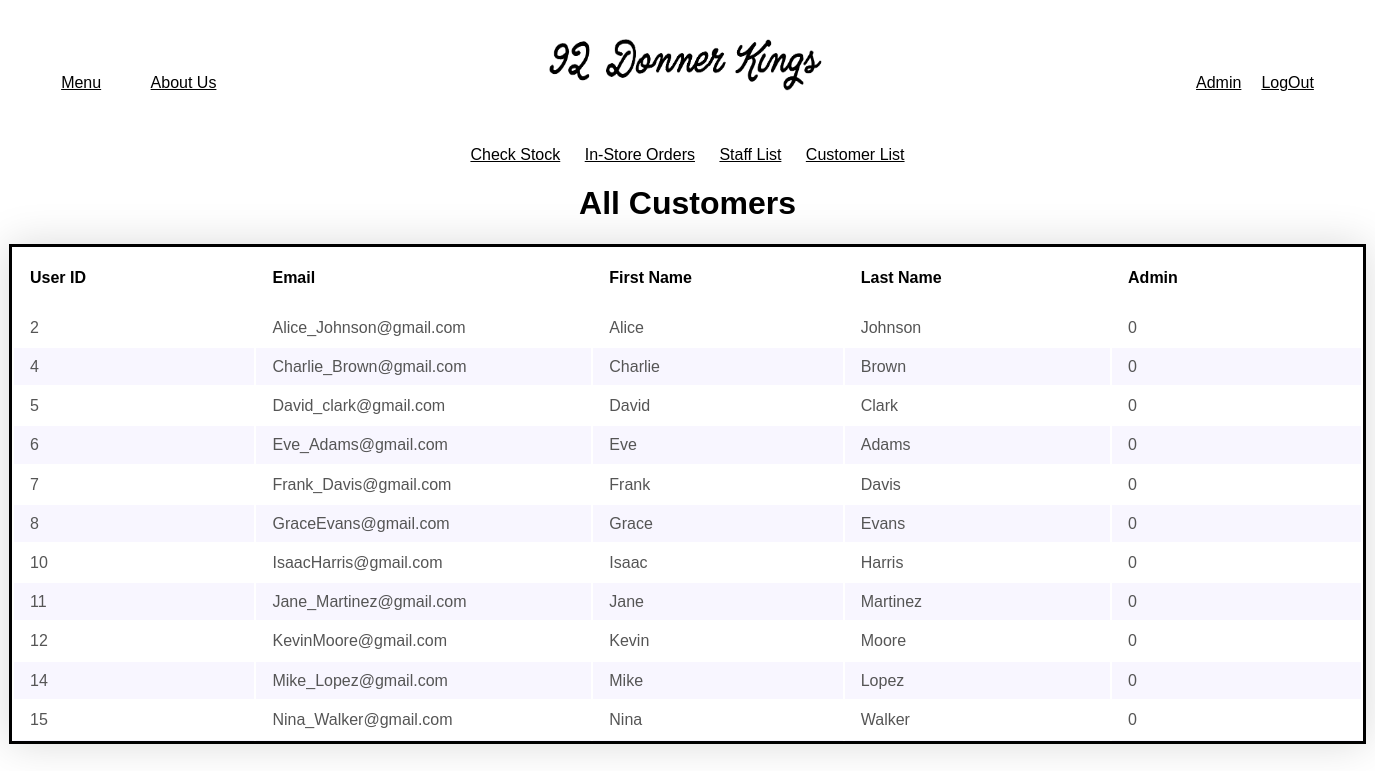
Page /website/admin/customer_list.php (signed in) on the committed database.
### tables this page shows
CREATE TABLE `users` (
  `user_id` int(25) NOT NULL,
  `email` varchar(255) NOT NULL,
  `pass` varchar(255) NOT NULL,
  `first_name` varchar(255) NOT NULL,
  `last_name` varchar(255) NOT NULL,
  `address` varchar(255) NOT NULL,
  `postcode` varchar(255) NOT NULL,
  `credit-debit card` varchar(200) NOT NULL,
  `csv` int(3) NOT NULL,
  `staff` int(1) NOT NULL DEFAULT 0
);

### website/required/functions.php (the view, shortened to what this page needs)
<?php
    function customer_table($conn){
       print(" <h1>All Customers</h1>
        <table> <thead> <tr class = 'table_header'>
        <th>User ID</th> <th>Email </th> <th>First Name </th> <th>Last Name </th>
        <th>Admin </th> </tr> </thead> <tbody>");
        $sql = "SELECT * FROM users WHERE staff = '0'";
        $result = $conn->query($sql);
        $numrows = mysqli_num_rows($result);
        while($numrows > 0){
            while ($data = $result->fetch_object()) {
                printf("  <tr> <td>%s</td> <td>%s</td> <td>%s</td> <td>%s</td> <td>%s</td> </tr> ",
                $data->user_id,
                $data->email,
                $data->first_name,
                $data->last_name,
                $data->staff);
                $numrows -= 1;
            }
            print("</tbody></table>");
        }
    }

### website/admin/customer_list.php (shortened to what this page needs)
<?php
    require_once "../required/functions.php";
?>
<!DOCTYPE html>
<html lang="en">
<head>
    <link rel="stylesheet" href="../CSS/base.css">
    <link rel="stylesheet" href="../CSS/index.css">
    <link rel="stylesheet" href="../CSS/table.css">
</head>
<body>
    <?php
        require_once "../required/header.php";
        require_once "../required/admin_header.php";
        customer_table($conn);
    ?>
</body>
</html>

### website/required/header.php (shortened to what this page needs)
<header>
    <nav class="nav">
        <div class="container">
            <div class="nav_left">
                <a href="#" class="nav_link menu">Menu</a>
                <a href="#" class="nav_link about_us">About Us</a>
            </div>
        </div>
        <div class="container">
            <div class="nav_middle">
                <a href="/" class="nav_link logo_img"><img class ="logo_img" src="../images/logo.png" alt="92 Donner Kings Logo"></a>
            </div>
        </div>
        <div class="container">
            <div class="nav_right">
                <?php
                    if($_SESSION['loggedin'] == 1){
                        echo "<a href='../admin/admin_home.php' class='nav_link Admin'>Admin</a>";
                        echo "<a href='/logout.php' class='nav_link logout'>LogOut</a>";
                    }else{
                        echo"<a href='/create_account.php' class='nav_link create_account'>Create Account</a>";
                        echo "<a href='/login.php'class='nav_link login'>Login</a>";
                    }
                ?>
            </div>
        </div>
    </nav>
</header>

### website/required/admin_header.php
<header >
    <nav class="admin_header">
        <a href="#" class="nav_link check_stock">Check Stock</a>
        <a href="#" class="nav_link instore_orders">In-Store Orders</a>
        <a href="staff_list.php" class="nav_link staff_list">Staff List</a>
        <a href="customer_list.php" class="nav_link customer_list">Customer List</a>
    </nav>
</header>

### website/CSS/base.css (style rules this page uses)
body { font-family: Arial, Helvetica, sans-serif; text-align: center; }
.admin_header { padding:50px 65px 0px 65px; }
a { color: black; }
.container { display: inline-block; overflow: hidden; width: 31%; min-width: 340px; text-align: center; height: auto; }
.nav_left { text-align: left; }
.nav_right { text-align: right; }
.about_us { padding-left: 25px; }
.logo_img { width: 329.67px; height:100px; margin-bottom: -20px; }
.nav_link { margin: 0 10px 0 10px; }

### website/CSS/table.css (style rules this page uses)
table { overflow-y:scroll; overflow-x:auto; text-align: left; width: 1357px; display:block; border:3px solid black; height: 100%; max-height: 500px; margin-right: auto; margin-left: auto; padding-bottom: 10px; box-shadow: 0 0 40px 0 rgba(0,0,0,.15); table-layout: fixed; }
thead { padding-bottom: 18px; border-bottom:3px solid black; padding: 2rem; color: black; }
th, td { padding-left: 1rem; width: 500px; line-height: 3.5; }
td { line-height: 2.2; color: #555; }
tr:nth-of-type(even) { background-color: #f8f6ff; }

### rows in the picture
users: user_id "2", email "Alice_Johnson@gmail.com", first_name "Alice", last_name "Johnson", staff "0"
users: user_id "4", email "Charlie_Brown@gmail.com", first_name "Charlie", last_name "Brown", staff "0"
users: user_id "5", email "David_clark@gmail.com", first_name "David", last_name "Clark", staff "0"
users: user_id "6", email "Eve_Adams@gmail.com", first_name "Eve", last_name "Adams", staff "0"
users: user_id "7", email "Frank_Davis@gmail.com", first_name "Frank", last_name "Davis", staff "0"
users: user_id "8", email "GraceEvans@gmail.com", first_name "Grace", last_name "Evans", staff "0"
users: user_id "10", email "IsaacHarris@gmail.com", first_name "Isaac", last_name "Harris", staff "0"
users: user_id "11", email "Jane_Martinez@gmail.com", first_name "Jane", last_name "Martinez", staff "0"
users: user_id "12", email "KevinMoore@gmail.com", first_name "Kevin", last_name "Moore", staff "0"
users: user_id "14", email "Mike_Lopez@gmail.com", first_name "Mike", last_name "Lopez", staff "0"
users: user_id "15", email "Nina_Walker@gmail.com", first_name "Nina", last_name "Walker", staff "0"
